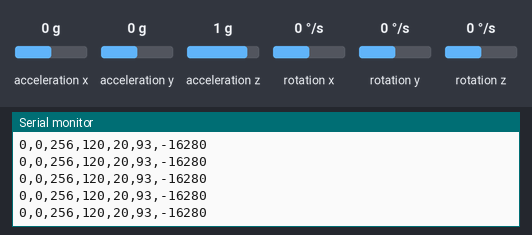
A sketch run on a simulated Arduino Uno, built with avr-gcc and run on an emulated ATmega328P. On the bench: the last lines printed to the serial monitor. Wiring (inferred from the names in the program): ADXL345 accelerometer at I2C address 0x53; ITG-3200 gyroscope at I2C address 0x68. The test bench sets the inputs (shaded band); at power-on: rotation y 0 °/s, rotation z 0 °/s, acceleration x 0 g, acceleration y 0 g, acceleration z 1 g, rotation x 0 °/s.

Above: at 10.2 s.
10.3 s: rotation y set to -192 °/s
At 11.4 s:
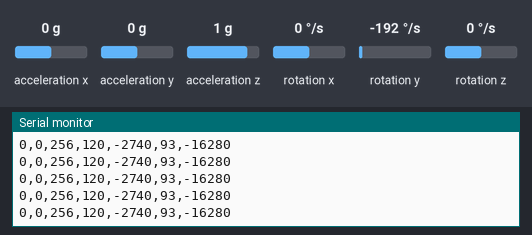
13.3 s: rotation z set to 2 °/s
At 13.9 s:
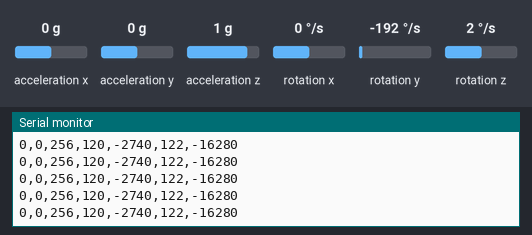

Measured:
- after the input at 10.3 s, the serial monitor: prints a new line after 0.08 s (image 1)
- after the input at 13.3 s, the serial monitor: prints a new line after 0.08 s (image 2)

The sketch:

6DOF_Cube.ino
```cpp
#include <Wire.h> // I2C library, gyroscope

// Accelerometer ADXL345
#define ACC (0x53)    //ADXL345 ACC address
#define A_TO_READ (6)        //num of bytes we are going to read each time (two bytes for each axis)


// Gyroscope ITG3200
#define GYRO 0x68 // gyro address, binary = 11101001 when AD0 is connected to Vcc (see schematics of your breakout board)//69
#define G_SMPLRT_DIV 0x15
#define G_DLPF_FS 0x16
#define G_INT_CFG 0x17
#define G_PWR_MGM 0x3E

#define G_TO_READ 8 // 2 bytes for each axis x, y, z

// offsets are chip specific.
int g_offx = 120;
int g_offy = 20;
int g_offz = 93;

char str[512];

void initAcc() {
  //Turning on the ADXL345
  writeTo(ACC, 0x2D, 0);
  writeTo(ACC, 0x2D, 16);
  writeTo(ACC, 0x2D, 8);
  //by default the device is in +-2g range reading
}

void getAccelerometerData(int * result) {
  int regAddress = 0x32;    //first axis-acceleration-data register on the ADXL345
  byte buff[A_TO_READ];

  readFrom(ACC, regAddress, A_TO_READ, buff); //read the acceleration data from the ADXL345

  //each axis reading comes in 10 bit resolution, ie 2 bytes.  Least Significat Byte first!!
  //thus we are converting both bytes in to one int
  result[0] = (((int)buff[1]) << 8) | buff[0];
  result[1] = (((int)buff[3])<< 8) | buff[2];
  result[2] = (((int)buff[5]) << 8) | buff[4];
}

//initializes the gyroscope
void initGyro()
{
  /*****************************************
  * ITG 3200
  * power management set to:
  * clock select = internal oscillator
  *     no reset, no sleep mode
  *   no standby mode
  * sample rate to = 125Hz
  * parameter to +/- 2000 degrees/sec
  * low pass filter = 5Hz
  * no interrupt
  ******************************************/
  writeTo(GYRO, G_PWR_MGM, 0x00);
  writeTo(GYRO, G_SMPLRT_DIV, 0x07); // EB, 50, 80, 7F, DE, 23, 20, FF
  writeTo(GYRO, G_DLPF_FS, 0x1E); // +/- 2000 dgrs/sec, 1KHz, 1E, 19
  writeTo(GYRO, G_INT_CFG, 0x00);
}


void getGyroscopeData(int * result)
{
  /**************************************
  Gyro ITG-3200 I2C
  registers:
  temp MSB = 1B, temp LSB = 1C
  x axis MSB = 1D, x axis LSB = 1E
  y axis MSB = 1F, y axis LSB = 20
  z axis MSB = 21, z axis LSB = 22
  *************************************/

  int regAddress = 0x1B;
  int temp, x, y, z;
  byte buff[G_TO_READ];

  readFrom(GYRO, regAddress, G_TO_READ, buff); //read the gyro data from the ITG3200

  result[0] = ((buff[2] << 8) | buff[3]) + g_offx;
  result[1] = ((buff[4] << 8) | buff[5]) + g_offy;
  result[2] = ((buff[6] << 8) | buff[7]) + g_offz;
  result[3] = (buff[0] << 8) | buff[1]; // temperature

}


void setup()
{
  Serial.begin(9600);
  Wire.begin();
  initAcc();
  initGyro();
}


void loop()
{
  int acc[3];
  int gyro[4];
  getAccelerometerData(acc);
  getGyroscopeData(gyro);

  sprintf(str, "%d,%d,%d,%d,%d,%d,%d", acc[0], acc[1], acc[2], gyro[0], gyro[1], gyro[2], gyro[3]);
  Serial.write(str);
  Serial.write(10);

  //delay(50);
}


//---------------- Functions
//Writes val to address register on ACC
void writeTo(int DEVICE, byte address, byte val) {
   Wire.beginTransmission(DEVICE); //start transmission to ACC
   Wire.write(address);        // send register address
   Wire.write(val);        // send value to write
   Wire.endTransmission(); //end transmission
}


//reads num bytes starting from address register on ACC in to buff array
void readFrom(int DEVICE, byte address, int num, byte buff[]) {
  Wire.beginTransmission(DEVICE); //start transmission to ACC
  Wire.write(address);        //sends address to read from
  Wire.endTransmission(); //end transmission

  Wire.beginTransmission(DEVICE); //start transmission to ACC
  Wire.requestFrom(DEVICE, num);    // request 6 bytes from ACC

  int i = 0;
  while(Wire.available())    //ACC may send less than requested (abnormal)
  {
    buff[i] = Wire.read(); // receive a byte
    i++;
  }
  Wire.endTransmission(); //end transmission
}
```

ADXL345.h
```cpp
// (licence header left out)
#include "Arduino.h"

#ifndef ADXL345_h
#define ADXL345_h

/* -- ADXL345 addresses --*/
#define ADXL345_ADDR_ALT_HIGH 0x1D // ADXL345 address when ALT is connected to HIGH
#define ADXL345_ADDR_ALT_LOW  0x53 // ADXL345 address when ALT is connected to LOW

/* ------- Register names ------- */
#define ADXL345_DEVID 0x00
#define ADXL345_RESERVED1 0x01
#define ADXL345_THRESH_TAP 0x1d
#define ADXL345_OFSX 0x1e
#define ADXL345_OFSY 0x1f
#define ADXL345_OFSZ 0x20
#define ADXL345_DUR 0x21
#define ADXL345_LATENT 0x22
#define ADXL345_WINDOW 0x23
#define ADXL345_THRESH_ACT 0x24
#define ADXL345_THRESH_INACT 0x25
#define ADXL345_TIME_INACT 0x26
#define ADXL345_ACT_INACT_CTL 0x27
#define ADXL345_THRESH_FF 0x28
#define ADXL345_TIME_FF 0x29
#define ADXL345_TAP_AXES 0x2a
#define ADXL345_ACT_TAP_STATUS 0x2b
#define ADXL345_BW_RATE 0x2c
#define ADXL345_POWER_CTL 0x2d
#define ADXL345_INT_ENABLE 0x2e
#define ADXL345_INT_MAP 0x2f
#define ADXL345_INT_SOURCE 0x30
#define ADXL345_DATA_FORMAT 0x31
#define ADXL345_DATAX0 0x32
#define ADXL345_DATAX1 0x33
#define ADXL345_DATAY0 0x34
#define ADXL345_DATAY1 0x35
#define ADXL345_DATAZ0 0x36
#define ADXL345_DATAZ1 0x37
#define ADXL345_FIFO_CTL 0x38
#define ADXL345_FIFO_STATUS 0x39

#define ADXL345_BW_1600 0xF // 1111
#define ADXL345_BW_800  0xE // 1110
#define ADXL345_BW_400  0xD // 1101
#define ADXL345_BW_200  0xC // 1100
#define ADXL345_BW_100  0xB // 1011
#define ADXL345_BW_50   0xA // 1010
#define ADXL345_BW_25   0x9 // 1001
#define ADXL345_BW_12   0x8 // 1000
#define ADXL345_BW_6    0x7 // 0111
#define ADXL345_BW_3    0x6 // 0110


/*
 Interrupt PINs
 INT1: 0
 INT2: 1
 */
#define ADXL345_INT1_PIN 0x00
#define ADXL345_INT2_PIN 0x01

/*
 Interrupt bit position
 */
#define ADXL345_INT_DATA_READY_BIT 0x07
#define ADXL345_INT_SINGLE_TAP_BIT 0x06
#define ADXL345_INT_DOUBLE_TAP_BIT 0x05
#define ADXL345_INT_ACTIVITY_BIT   0x04
#define ADXL345_INT_INACTIVITY_BIT 0x03
#define ADXL345_INT_FREE_FALL_BIT  0x02
#define ADXL345_INT_WATERMARK_BIT  0x01
#define ADXL345_INT_OVERRUNY_BIT   0x00

#define ADXL345_OK    1 // no error
#define ADXL345_ERROR 0 // indicates error is predent

#define ADXL345_NO_ERROR   0 // initial state
#define ADXL345_READ_ERROR 1 // problem reading accel
#define ADXL345_BAD_ARG    2 // bad method argument

class ADXL345
{
public:
  bool status;           // set when error occurs
                         // see error code for details
  byte error_code;       // Initial state
  float gains[3];        // counts to Gs

  ADXL345();
  void init(int address);
  void powerOn();
  void readAccel(int* xyx);
  void readAccel(int* x, int* y, int* z);
  void get_Gxyz(float *xyz);

  void setTapThreshold(int tapThreshold);
  int getTapThreshold();
  void setAxisGains(float *_gains);
  void getAxisGains(float *_gains);
  void setAxisOffset(int x, int y, int z);
  void getAxisOffset(int* x, int* y, int*z);
  void setTapDuration(int tapDuration);
  int getTapDuration();
  void setDoubleTapLatency(int floatTapLatency);
  int getDoubleTapLatency();
  void setDoubleTapWindow(int floatTapWindow);
  int getDoubleTapWindow();
  void setActivityThreshold(int activityThreshold);
  int getActivityThreshold();
  void setInactivityThreshold(int inactivityThreshold);
  int getInactivityThreshold();
  void setTimeInactivity(int timeInactivity);
  int getTimeInactivity();
  void setFreeFallThreshold(int freeFallthreshold);
  int getFreeFallThreshold();
  void setFreeFallDuration(int freeFallDuration);
  int getFreeFallDuration();

  bool isActivityXEnabled();
  bool isActivityYEnabled();
  bool isActivityZEnabled();
  bool isInactivityXEnabled();
  bool isInactivityYEnabled();
  bool isInactivityZEnabled();
  bool isActivityAc();
  bool isInactivityAc();
  void setActivityAc(bool state);
  void setInactivityAc(bool state);

  bool getSuppressBit();
  void setSuppressBit(bool state);
  bool isTapDetectionOnX();
  void setTapDetectionOnX(bool state);
  bool isTapDetectionOnY();
  void setTapDetectionOnY(bool state);
  bool isTapDetectionOnZ();
  void setTapDetectionOnZ(bool state);

  void setActivityX(bool state);
  void setActivityY(bool state);
  void setActivityZ(bool state);
  void setInactivityX(bool state);
  void setInactivityY(bool state);
  void setInactivityZ(bool state);

  bool isActivitySourceOnX();
  bool isActivitySourceOnY();
  bool isActivitySourceOnZ();
  bool isTapSourceOnX();
  bool isTapSourceOnY();
  bool isTapSourceOnZ();
  bool isAsleep();

  bool isLowPower();
  void setLowPower(bool state);
  float getRate();
  void setRate(float rate);
  void set_bw(byte bw_code);
  byte get_bw_code();

  byte getInterruptSource();
  bool getInterruptSource(byte interruptBit);
  bool getInterruptMapping(byte interruptBit);
  void setInterruptMapping(byte interruptBit, bool interruptPin);
  bool isInterruptEnabled(byte interruptBit);
  void setInterrupt(byte interruptBit, bool state);

  void getRangeSetting(byte* rangeSetting);
  void setRangeSetting(int val);
  bool getSelfTestBit();
  void setSelfTestBit(bool selfTestBit);
  bool getSpiBit();
  void setSpiBit(bool spiBit);
  bool getInterruptLevelBit();
  void setInterruptLevelBit(bool interruptLevelBit);
  bool getFullResBit();
  void setFullResBit(bool fullResBit);
  bool getJustifyBit();
  void setJustifyBit(bool justifyBit);
  void printAllRegister();
  void writeTo(byte address, byte val);

private:
  void readFrom(byte address, int num, byte buff[]);
  void setRegisterBit(byte regAdress, int bitPos, bool state);
  bool getRegisterBit(byte regAdress, int bitPos);
  byte _buff[6] ;    //6 bytes buffer for saving data read from the device
  int _dev_address;
};
void print_byte(byte val);
#endif
```

HMC58X3.h
```cpp
// (licence header left out)
//#define ISHMC5843 (1) // Uncomment this following line if you are using this library with the HMC5843.

#include "Arduino.h"
#include <Wire.h>

#ifndef HMC58X3_h
#define HMC58X3_h

#define HMC58X3_ADDR 0x1E // 7 bit address of the HMC58X3 used with the Wire library
#define HMC_POS_BIAS 1
#define HMC_NEG_BIAS 2

// HMC58X3 register map. For details see HMC58X3 datasheet
#define HMC58X3_R_CONFA 0
#define HMC58X3_R_CONFB 1
#define HMC58X3_R_MODE 2
#define HMC58X3_R_XM 3
#define HMC58X3_R_XL 4

#ifdef ISHMC5843
    #define HMC58X3_R_YM (5)    //!< Register address for YM.
    #define HMC58X3_R_YL (6)    //!< Register address for YL.
    #define HMC58X3_R_ZM (7)    //!< Register address for ZM.
    #define HMC58X3_R_ZL (8)    //!< Register address for ZL.

    #define HMC58X3_X_SELF_TEST_GAUSS (+0.55)                       //!< X axis level when bias current is applied.
    #define HMC58X3_Y_SELF_TEST_GAUSS (HMC58X3_X_SELF_TEST_GAUSS)   //!< Y axis level when bias current is applied.
    #define HMC58X3_Z_SELF_TEST_GAUSS (HMC58X3_X_SELF_TEST_GAUSS)   //!< Y axis level when bias current is applied.

    /*
        This is my best guess at the LOW, HIGH limit.  The data sheet does not have these values.
    */
    #define SELF_TEST_LOW_LIMIT  (HMC58X3_X_SELF_TEST_GAUSS*0.53)   //!< Low limit 53% of expected value.
    #define SELF_TEST_HIGH_LIMIT (HMC58X3_X_SELF_TEST_GAUSS*1.36)   //!< High limit 136% of expected values.
#else // HMC5883L
    #define HMC58X3_R_YM (7)  //!< Register address for YM.
    #define HMC58X3_R_YL (8)  //!< Register address for YL.
    #define HMC58X3_R_ZM (5)  //!< Register address for ZM.
    #define HMC58X3_R_ZL (6)  //!< Register address for ZL.

    #define HMC58X3_X_SELF_TEST_GAUSS (+1.16)                       //!< X axis level when bias current is applied.
    #define HMC58X3_Y_SELF_TEST_GAUSS (HMC58X3_X_SELF_TEST_GAUSS)   //!< Y axis level when bias current is applied.
    #define HMC58X3_Z_SELF_TEST_GAUSS (+1.08)                       //!< Y axis level when bias current is applied.

    #define SELF_TEST_LOW_LIMIT  (243.0/390.0)   //!< Low limit when gain is 5.
    #define SELF_TEST_HIGH_LIMIT (575.0/390.0)   //!< High limit when gain is 5.
#endif

#define HMC58X3_R_STATUS 9
#define HMC58X3_R_IDA 10
#define HMC58X3_R_IDB 11
#define HMC58X3_R_IDC 12

class HMC58X3
{
  public:
    HMC58X3();
    void init(bool setmode);
    void init(int address, bool setmode);
    void getValues(int *x,int *y,int *z);
    void getValues(float *x,float *y,float *z);
    void getValues(float *xyz);
    void getRaw(int *x,int *y,int *z);
    void getRaw(int *xyz);
    void calibrate(unsigned char gain);     // Original calibrate with a few weaknesses.
    bool calibrate(unsigned char gain,unsigned int n_samples);
    void setMode(unsigned char mode);
    void setDOR(unsigned char DOR);
    void setGain(unsigned char gain);
    void getID(char id[3]);
  private:
    void writeReg(unsigned char reg, unsigned char val);
    float x_scale,y_scale,z_scale,x_max,y_max,z_max;
};

#endif // HMC58X3_h
```

Source omitted: ADXL345.cpp (18587 bytes), HMC58X3.cpp (11894 bytes), ITG3200.cpp (10800 bytes), ITG3200.h (8622 bytes)
